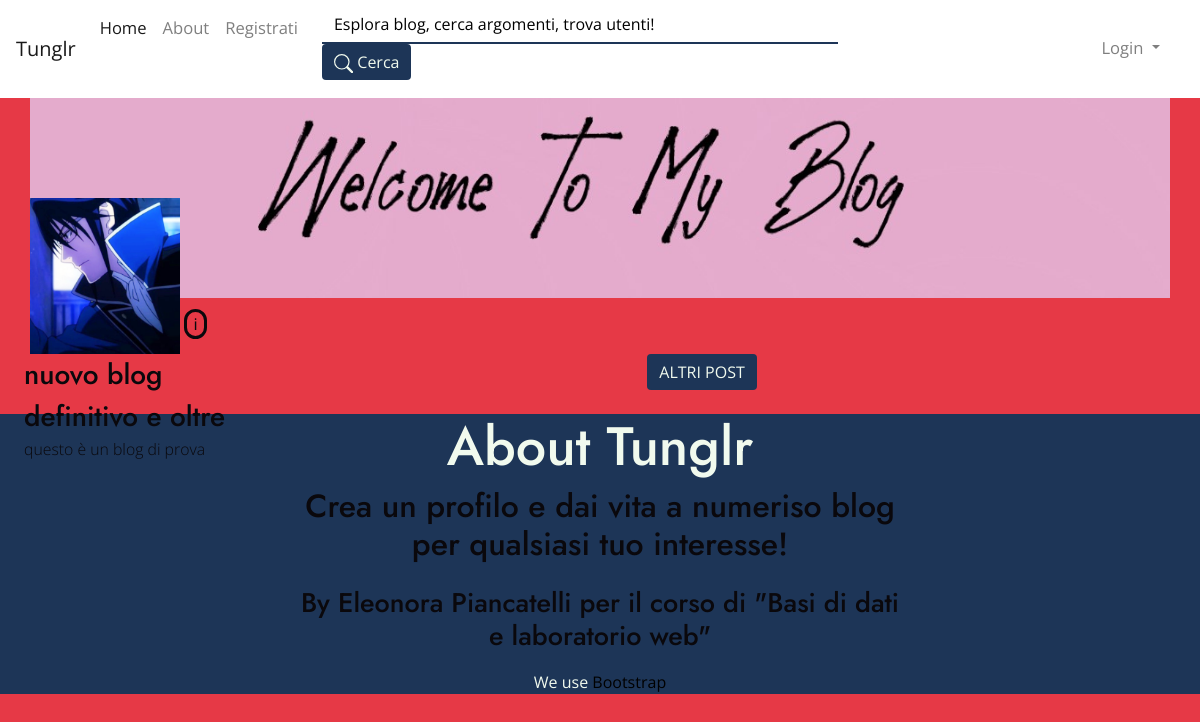
The app's page /Sitodb/Pagina Blog.php?idblog=123 with its own data.
### tables this page shows
CREATE TABLE `blog` (
  `nome` varchar(200) NOT NULL,
  `IDBlog` int(11) NOT NULL,
  `Fondatore` varchar(30) NOT NULL,
  `Descrizione` text DEFAULT NULL,
  `icon` varchar(550) DEFAULT NULL,
  `header` varchar(550) DEFAULT NULL,
  `contatore` int(11) DEFAULT NULL
);

### Sitodb/Pagina Blog.php (the view, shortened to what this page needs)
<!DOCTYPE html>
<html lang="it">
	<head>
		<link rel="stylesheet" href="https://stackpath.bootstrapcdn.com/bootstrap/4.3.1/css/bootstrap.min.css">
		<link rel="stylesheet" href="generalstyle1.css" />
<?php
	require 'connessionedb.php';
	$idblog = $_REQUEST["idblog"];
	$pathimgb = "uploads/$idblog/";
	$querytemi = "SELECT * FROM temi WHERE IDBlog = '$idblog'";
	$resulttemi = $mysqli->query($querytemi);
	$rowtemi = $resulttemi->fetch_assoc();
?>
</head>
  <body>
<nav class="navbar navbar-expand-lg navbar-light bg-light" id="MainNav">
	<a class="navbar-brand" href="/Sitodb/Home.php">Tunglr</a>
	<div class="collapse navbar-collapse" id="navbarNavDropdown">
		<ul class="navbar-nav">
			<li class="nav-item active">
				<a class="nav-link" href="/Sitodb/Home.php">Home <span class="sr-only">(current)</span></a>
			</li>
			<li class="nav-item">
				<a class="nav-link" href="#Footer">About</a>
			</li>
			<li class="nav-item" id="refistrati!">
				<a class="nav-link" href="#Registratiform">Registrati</a>
			</li>
<nav class="navbar navbar-light bg-light">
	<form class="form-inline" method="get" action="cerca.php">
		<input class="form-control mr-sm-2" type="search" name = "search" placeholder="Esplora blog, cerca argomenti, trova utenti!" aria-label="Search">
		<button class="btn btn-outline-success my-2 my-sm-0" type="submit"> Cerca </button>
	</form>
</nav>
		</ul>
	</div>
<nav class="navbar navbar-expand-lg navbar-light bg-light" >
	<div class="collapse navbar-collapse" id="navbarNavDropdown">
    <ul class="navbar-nav" >
      <li class="nav-item dropdown" id="togliere">
        <a class="nav-link dropdown-toggle" href="#" id="navbarDropdownMenuLink" data-toggle="dropdown" aria-haspopup="true" aria-expanded="false">
          Login
        </a>
      </li>
    </ul>
  </div>
</nav>
</nav>
<div id="informazioni">
	 <?php
	 if ($rowtemi["cornice"] == 1){
		 $cornice = "border-radius: 110px;";
	 } else {
		 $cornice = "border-radius: 0px;";
	 }
		$query = "SELECT header, icon, nome, Descrizione, Fondatore FROM blog WHERE IDBlog = '$idblog'";
		$result = $mysqli->query($query);
		$row = $result->fetch_assoc();
		if($row["icon"] != NULL){
			$nameiconblog = $pathimgb.$row["icon"];
		} else {
			$nameiconblog = "uploads/standard/deafulticon.png";
		}
		if($row["header"] != NULL){
			$nameheaderblog =  $pathimgb.$row["header"] ;
		} else {
			$nameheaderblog = "uploads/standard/defaultheader.jpg" ;
		}
	?>	<div id="Header">
			<img style="object-fit:cover" id="headerimg" src="<?php echo $nameheaderblog; ?>">
		</div>
		<div id="Avatarblog" style="margin-left:0%; display:inline-block;">
			<img id="avatarimg" src="<?php echo $nameiconblog; ?>" style="<?php echo $cornice ; ?>">
		</div>
		<div class="infossimbol" id="infossimbol">
		<span style="width:2%;">&#8505;</span>
		</div>
</div>
<div id="Descrizione">
	<div id= "Titolo">
		<?php echo $row["nome"]; ?>
	</div>
	<div id="descrizioneblog" class="descrizioneblog" style=" color:<?php echo $rowtemi["colorDescrizione"]; ?>" >
		<?php echo $row["Descrizione"]; ?>
	</div>
</div>
<div id="barriera">
	<input type = "button" id = "ancorablog" value = "ALTRI POST" class="btn btn-outline-success my-2 my-sm-0" style="display:flex; margin:auto;" />
</div>
<div id="Footer" style="margin-top:2%">
	<h1 id="FooterTitolo">About Tunglr</h1>
	<h2 id="FooterSottotitolo">Crea un profilo e dai vita a numeriso blog per qualsiasi tuo interesse! </h2>
	<h3 id="FooterSottotitolo" style="font-size: 27px; margin-top:2%;"> By Eleonora Piancatelli per il corso di "Basi di dati e laboratorio web" </h3>
	<div id="Credits" style="text-aling:center;">
		We use <a href="https://getbootstrap.com/">Bootstrap</a>
	</div>
</div>
</body>
</html>

### Sitodb/generalstyle1.css (style rules this page uses)
body { font-family: 'Open Sans', sans-serif; color: #0a080c; background-color: #E63946; }
#barriera { margin-left:17%; }
#headerimg { max-height: 200px;width: 100%; }
#avatarimg { max-width: 150px; z-index: 100;margin-top: -100px; }
#informazioni { width: 95%; margin: auto; }
#Descrizione { width: 20%; margin-left: 2%; font-weight: 100; font-size: calc(15px + 0.1vh); position: absolute; }
#Titolo { font-weight: 500; font-family: Jost; font-size: calc(20px + 1vh); }
.nav-link { font-size: calc(15px + 0.2vh); color: #F1FAEE; }
.form-control::placeholder { color: #000; }
#navbarNavDropdown > ul > nav > form > input { width: calc(500px + 1em); background: inherit; }
.form-control { border: none; border-bottom: 2px solid #1D3557; border-radius: initial; background-color: #F1FAEE; }
.btn, .btn-primary, .btn-outline-success { color:#F1FAEE; background: #1D3557; border: none; }
.form-inline { margin-top: -10px; }
.navbar-nav { margin-bottom: 2px; }
.bg-light { background-color: white !important; }
#Footer { background-color: #1D3557; }
#FooterTitolo { font-family: Jost; font-size: calc(30px + 2vw); text-align: center; color: #F1FAEE; }
#FooterSottotitolo { width: 50%; margin: auto; text-align: center; }
#Credits { list-style: none; text-align: center; margin: auto; width: 50%; overflow: hidden; margin-top: calc(10px + 1vh); color: #F1FAEE; }
.autorepost, a:link { color: black; }
#infossimbol { border:solid; border-radius:40px; width:2%; text-align:center; display:inline-block; }
h1, h2, h3 { font-family: "Jost", sans-serif; }
a:link { color: black; }

### records on screen
blog: icon (picture), nome "nuovo blog definitivo e oltre", Descrizione "questo è un blog di prova"
